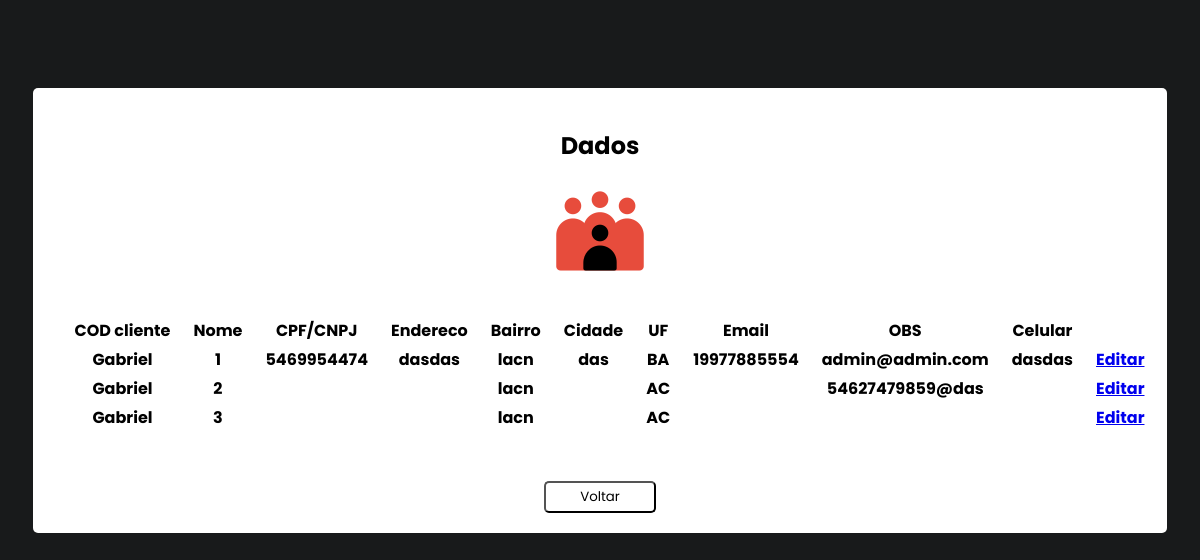
/alteracao/dados_alteracao_Cliente.php, run on the app's committed database.
### tables this page shows
CREATE TABLE IF NOT EXISTS `cliente` (
  `cli_cod` int(11) NOT NULL AUTO_INCREMENT,
  `cli_nome` varchar(30) NOT NULL,
  `cli_cpf_cnpj` varchar(30) NOT NULL,
  `cli_endereco` varchar(30) NOT NULL,
  `cli_bairro` varchar(30) NOT NULL,
  `cli_cidade` varchar(30) NOT NULL,
  `cli_uf` varchar(2) NOT NULL,
  `cli_celular` varchar(30) NOT NULL,
  `cli_email` varchar(30) NOT NULL,
  `cli_obs` varchar(100) NOT NULL,
  PRIMARY KEY (`cli_cod`)
);

### alteracao/dados_alteracao_Cliente.php (the view, shortened to what this page needs)
<!DOCTYPE html>
<html lang="pt-BR">
<head>
  <link rel="stylesheet" href="style.css" />
</head>
<body>
  <section>
    <form action="alteracao_bd_Cliente.php" method="POST">
      <div class="container">
        <div class="card">
          <h2>Dados</h2>
          <center>
            <img src="../assets/img/clientes.png" width="100px" />
          </center>
          <div class="card-content">
            <table class="table">
              <thead>
                <tr>
                  <th>COD cliente</th>
                  <th>Nome </th>
                  <th>CPF/CNPJ </th>
                  <th>Endereco </th>
                  <th>Bairro </th>
                  <th>Cidade </th>
                  <th>UF </th>
                  <th>Email </th>
                  <th>OBS</th>
                  <th>Celular</th>
                </tr>
              </thead>
              <?php
              require_once '../php_action/db_connect.php';
              $nome = $_POST['nomeCliente'];
              $sql = ("SELECT cli_cod, cli_nome, cli_cpf_cnpj, cli_endereco, cli_bairro, cli_cidade, cli_uf, cli_celular, cli_email, cli_obs FROM cliente WHERE cli_nome LIKE \"%$nome%\" group by 1");
              $resultado = mysqli_query($connect, $sql);
              while($dados = mysqli_fetch_array($resultado)){
              $nome = $dados['cli_nome'];
              $codigo = $dados['cli_cod'];
              $cpfcnpj = $dados['cli_cpf_cnpj'];
              $endereco = $dados['cli_endereco'];
              $bairro = $dados['cli_bairro'];
              $cidade = $dados['cli_cidade'];
              $uf = $dados['cli_uf'];
              $telefone = $dados['cli_celular'];
              $email = $dados['cli_email'];
              $obs = $dados['cli_obs'];
              ?>
              <tbody>
                <tr>
                  <td><?php echo $nome . "<br>"; ?></td>
                  <td><?php echo $codigo . "<br>"; ?></td>
                  <td><?php echo $cpfcnpj . "<br>"; ?></td>
                  <td><?php echo $endereco . "<br>"; ?></td>
                  <td><?php echo $bairro . "<br>"; ?></td>
                  <td><?php echo $cidade . "<br>"; ?></td>
                  <td><?php echo $uf. "<br>"; ?></td>
                  <td><?php echo $telefone . "<br>"; ?></td>
                  <td><?php echo $email. "<br>"; ?></td>
                  <td><?php echo $obs . "<br>"; ?></td>&nbsp;
                  <td><a href="alteracao_bd_Cliente.php?id=<?php echo $codigo ?>"> Editar</a></td>
                </tr>
              </tbody>
              <?php
                }
              ?>
            </table>
    </form>
    <a href="../consulta/consultaCliente.php">
      <button type="submit">Voltar</button></a>
  </section>
</body>
</html>

### alteracao/dados_alteracao_Cliente.php (style rules this page uses)
body { background-color: #181a1b; }
.container { display: flex; justify-content: center; align-items: center; }
.card { width: auto; margin-top: 10vh; background-color: #ffffff; text-align: center; border-radius: 5px; padding: 20px; font-family: 'Poppins', sans-serif; font-weight: bold; }
th, td { padding-left: 20px; }
button { margin-top: 3rem; font-family: 'Poppins', sans-serif; border-radius: 5px; width: 7rem; height: 2rem; background-color: white; transition: background 0.3s; }

### data on the page
cliente: cli_nome "Gabriel", cli_cod "1", cli_cpf_cnpj "5469954474", cli_endereco "dasdas", cli_bairro "lacn", cli_cidade "das", cli_uf "BA", cli_celular "19977885554", cli_email "admin@admin.com", cli_obs "dasdas"
cliente: cli_nome "Gabriel", cli_cod "2", cli_bairro "lacn", cli_uf "AC", cli_email "54627479859@das"
cliente: cli_nome "Gabriel", cli_cod "3", cli_bairro "lacn", cli_uf "AC"
